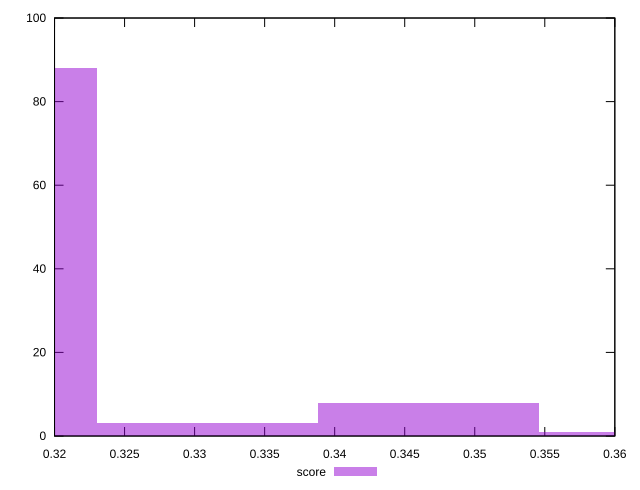

This chart was generated by the following gnuplot code:
reset

$score <<EOF
0.36244360233600287 1
0.34668518484313315 8
0.3151683498573938 88
0.3309267673502635 3
EOF

set key outside below
set boxwidth 0.01575841749286969
set xrange [0.32:0.36]
set yrange [0:100]
set trange [0:100]
set style fill transparent solid 0.5 noborder
set terminal svg size 640, 490 enhanced background rgb 'white'
set output "report_00019_2021-02-10T18-14-37.922Z//unused-javascript/samples/pages+cached+noadtech+nomedia/score/histogram.svg"

plot $score title "score" with boxes

reset
